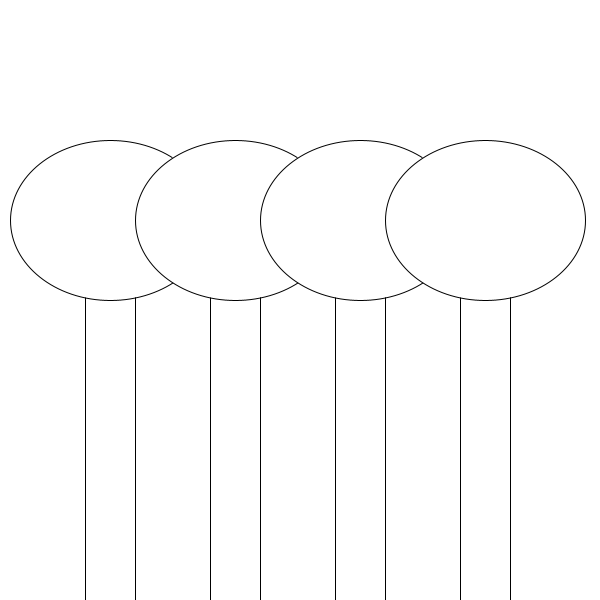
Frame 1 (no input)
Frame 60 (the mouse pressed at the canvas centre just before this capture): identical to frame 1, image omitted
Frame 120 (the mouse held since frame 60 and released just before this capture): identical to frame 1, image omitted

The Processing sketch that drew this single still picture (run headless with seeded random() and noise(); from frame 60 on, the mouse is pressed at the canvas centre):

// Processing sketch: opdracht_9_10
// ── opdracht_9_10.pde
void setup(){
  size (600,600);
}

void draw(){
  background (255,255,255);
  
  for(int i = 0; i <4; i++){
  tekenBoom(i *125+85,250,50,490,i *125+110,220,200,160);
  }
}
void tekenBoom(int x1, int y1, int w1, int l1, int x2, int y2, int w2, int l2) {
  rect(x1,y1,w1,l1);
  ellipse(x2,y2,w2,l2);
}
